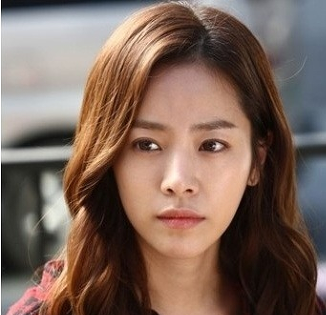
#> input picture image/autumnwarm/fall (1).png, 326 x 315 px, found by its file name; its folder holds only this picture in this run
$ jupyter execute --allow-errors sklearn_model.ipynb
#> lines starting #> are read from the running program, lines starting #| are printed output that depends on the picture
[cell 1]
import os
import cv2
import numpy as np
from sklearn.ensemble import RandomForestClassifier
from sklearn.model_selection import train_test_split
from sklearn.preprocessing import LabelEncoder
from sklearn.metrics import accuracy_score, classification_report
import joblib

dataset_path = r"C:\Users\lsj24\OneDrive\Desktop\pc_diagnose/image"
categories = ['autumnwarm', 'springwarm', 'summercool', 'wintercool']

def extract_feature(img_path):
    try:
        img = cv2.imread(img_path)
#> img is the input picture: shape (315, 326, 3); mean B, G, R 89.8, 101.1, 124
        img = cv2.resize(img, (100, 100))
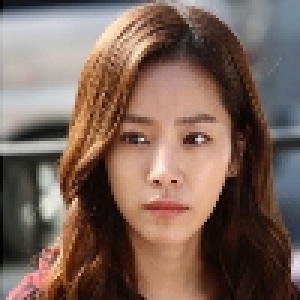
#> img: shape (100, 100, 3) (shown 3 times larger); mean B, G, R 89.2, 100.5, 123.4
        img_lab = cv2.cvtColor(img, cv2.COLOR_BGR2LAB)
#> img_lab: shape (100, 100, 3); mean of channels 0, 1, 2 110.7, 136.1, 138.1
        b_avg = np.mean(img_lab[:, :, 2])  # LAB의 B 채널 평균
#> b_avg = 138.1
        return [b_avg]
    except:
        return None

X = []
y = []

for label in categories:
    folder = os.path.join(dataset_path, label)
    if not os.path.exists(folder):
        print(f"{folder} 경로가 존재하지 않습니다.")
        continue
    for file in os.listdir(folder):
        img_path = os.path.join(folder, file)
        feature = extract_feature(img_path)
#> feature = [138.1]
        if feature:
            X.append(feature)
            y.append(label)
#> pass 2 of the loop `for label in categories:`:
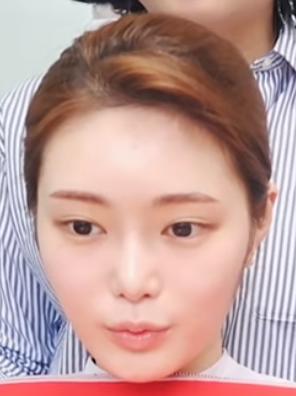
#> input picture image/springwarm/spr (1).PNG, 296 x 396 px, found by its file name
#> in extract_feature, img is the input picture: shape (396, 296, 3); mean B, G, R 151.3, 155.6, 190.6
#> in extract_feature (call 2), `img = cv2.resize(img, (100, 100))`:
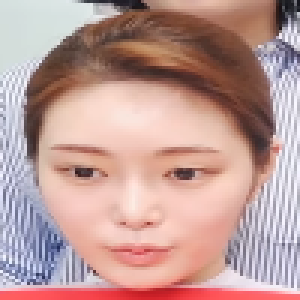
#> img: shape (100, 100, 3) (shown 3 times larger); mean B, G, R 151.1, 155.4, 190.4
#> img_lab: shape (100, 100, 3); mean of channels 0, 1, 2 170.9, 141.1, 136.1
#> in extract_feature (call 2), `b_avg = np.mean(img_lab[:, :, 2])`: b_avg = 136.1
#> feature = [136.1]

print("샘플 개수:", len(X))

le = LabelEncoder()
y_encoded = le.fit_transform(y)

print("레이블 클래스:", le.classes_)

X_train, X_test, y_train, y_test = train_test_split(X, y_encoded, test_size=0.2, random_state=42)

model = RandomForestClassifier()
model.fit(X_train, y_train)

y_pred = model.predict(X_test)
print("정확도:", accuracy_score(y_test, y_pred))
print(classification_report(y_test, y_pred, target_names=le.classes_))

# 모델 저장
joblib.dump(model, 'sklearn_personal_color_model.pkl')
joblib.dump(le, 'label_encoder.pkl')

[cell 2]
import joblib
import cv2
import numpy as np

# 저장한 모델과 라벨 인코더 불러오기
model = joblib.load('sklearn_personal_color_model.pkl')
le = joblib.load('label_encoder.pkl')

def extract_feature(img_path):
    img = cv2.imread(img_path)
    img = cv2.resize(img, (100, 100))
    img_lab = cv2.cvtColor(img, cv2.COLOR_BGR2LAB)
    b_avg = np.mean(img_lab[:, :, 2])
    return [b_avg]

# 예측할 이미지 경로 설정
test_image_path = r'C:\Users\lsj24\OneDrive\Desktop\pc_diagnose\test_image.jpg'  # 예시

#> (the rest of this cell did not finish here and is left out)

[cell 3]
from PIL import Image
import numpy as np
import os
import cv2

dataset_test_path = r"C:\Users\lsj24\OneDrive\Desktop\pc_diagnose\test_dataset"
categories = ['autumnwarm', 'springwarm', 'summercool', 'wintercool']
img_size = 100
valid_extensions = ('.jpg', '.jpeg', '.png', '.bmp')

X_test = []
y_test = []

for label in categories:
    folder = os.path.join(dataset_test_path, label)
    if not os.path.exists(folder):
        print(f"{folder} 경로가 존재하지 않습니다.")
        continue
    for file in os.listdir(folder):
        if not file.lower().endswith(valid_extensions):
            continue
        img_path = os.path.join(folder, file)
        try:
            img_pil = Image.open(img_path).convert('RGB')
        except Exception as e:
            print(f"이미지 로드 실패(PIL): {img_path} / 에러: {e}")
            continue
        img = np.array(img_pil)
        img = cv2.resize(img, (img_size, img_size))
        img_lab = cv2.cvtColor(img, cv2.COLOR_RGB2LAB)
        b_avg = img_lab[:, :, 2].mean()
#> b_avg = 138.1
        X_test.append([b_avg])
        y_test.append(label)
#> pass 2 of the loop `for label in categories:`:
#> img_pil: PIL image 296x396 RGB
#> `b_avg = img_lab[:, :, 2].mean()`: b_avg = 136.1

print(f"총 테스트 이미지 개수: {len(X_test)}")
print(f"레이블 클래스: {set(y_test)}")
